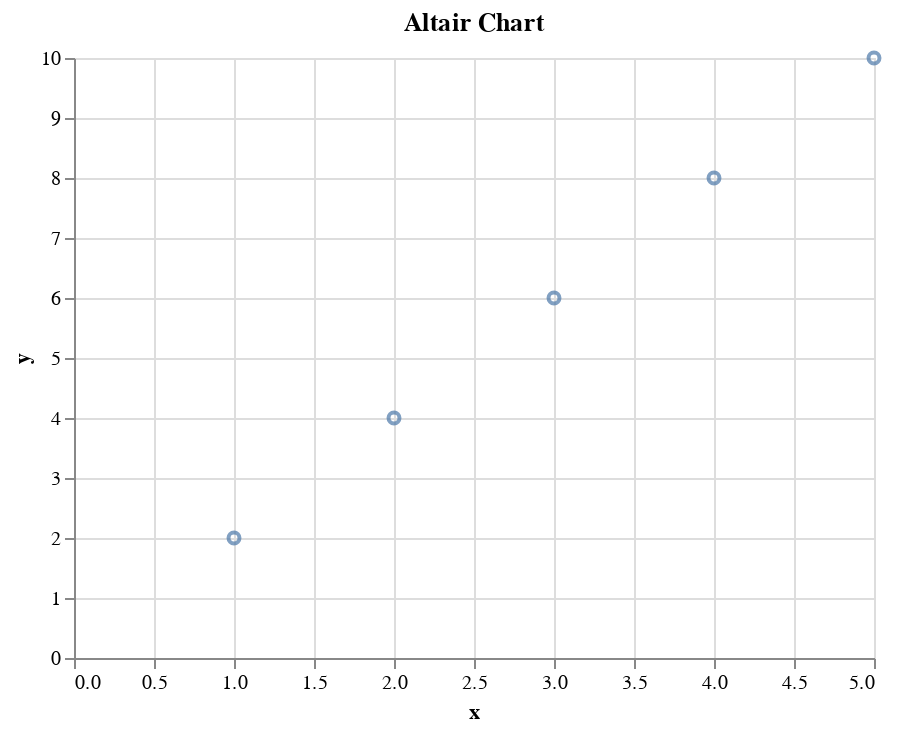

The cell this chart's notebook holds for it:
### Code cell
import altair as alt
import pandas as pd

# Creating a simple Altair chart
data = pd.DataFrame({'x': [1, 2, 3, 4, 5], 'y': [2, 4, 6, 8, 10]})
chart = alt.Chart(data).mark_point().encode(x='x', y='y').properties(title='Altair Chart')

chart

### Figure 1 — Vega-Lite specification as saved in the notebook (floating-point values rounded to 4 significant figures)
{"config": {"view": {"continuousWidth": 400, "continuousHeight": 300}}, "data": {"name": "data-4159737ac45a13c822387d6595911db8"}, "mark": "point", "encoding": {"x": {"field": "x", "type": "quantitative"}, "y": {"field": "y", "type": "quantitative"}}, "title": "Altair Chart", "$schema": "https://vega.github.io/schema/vega-lite/v4.17.0.json", "datasets": {"data-4159737ac45a13c822387d6595911db8": [{"x": 1, "y": 2}, {"x": 2, "y": 4}, {"x": 3, "y": 6}, {"x": 4, "y": 8}, {"x": 5, "y": 10}]}}
